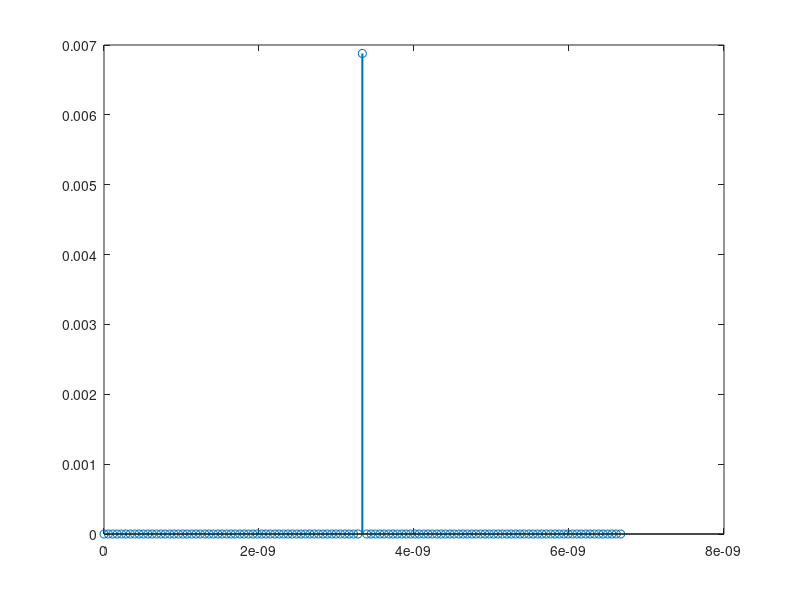

MATLAB code for this plot:
%% Step 1 - Theoretical preliminaries
clear; clc; close all;
fc = 5.9e9;         % Carrier frequency in Hz
c = 3e8;            % Speed of light in m/s
B_RF = 100e6;       % RF bandwidth in Hz
P_TX = 0.1;         % Transmit power in Watts
G_TX = 1.7;         % Transmit antenna gain in dBi
G_RX = 1.7;         % Receive antenna gain in dBi
eps_r = 1;          % Relative permittivity of the  buildgins
l_area = 5;         % length of the local areas in meters
lamda = c/fc;       % Wavelength in meters
Z_0 = 377;          % Impedance of free space in Ohms
he = lamda/pi;      % Transversal effective height in the horizontal plane (tetha=pi/2) in meters
beta = 2*pi*fc/c;   % Wave number in rad/mµ

%% Step 2 - LOS channel
Fs = fc * 3;                % Sampling frequency in Hz
d_0 = 1;                    % Distance LOS in meters  
tau_0 = d_0/c;              % Delay of the LOS path in seconds
tau = 0:1/Fs:2*tau_0;       % Time vector in seconds
h_tau = zeros(size(tau));   % Initialize impulse response vector
[~, i] = min(abs(tau - tau_0));
h_tau(i) = lamda/(4*pi*d_0) * sqrt(G_TX*G_RX) * exp(-1j*beta*d_0);
stem(tau, abs(h_tau), 'LineWidth', 1.5);